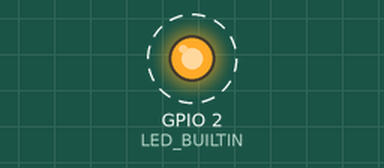
A sketch run on a simulated ESP32. On the bench: output pins drawn as LEDs (lit = HIGH). Dashed ring = blinking.

Above: at 0.5 s.
Timing chart, 0 to 4.6 s (numbered marks = the images above):
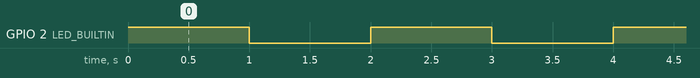

The sketch:

Tests.ino
```cpp
#include <esp_wifi.h>

void setup() {
    pinMode(LED_BUILTIN, OUTPUT);
}

void loop() {
    digitalWrite(LED_BUILTIN, HIGH);
    delay(1000);
    digitalWrite(LED_BUILTIN, LOW);
    delay(1000);
}
```

Measured:
- by itself, GPIO 2 (LED_BUILTIN): alternates HIGH for 1.0 s and LOW for 1.0 s
